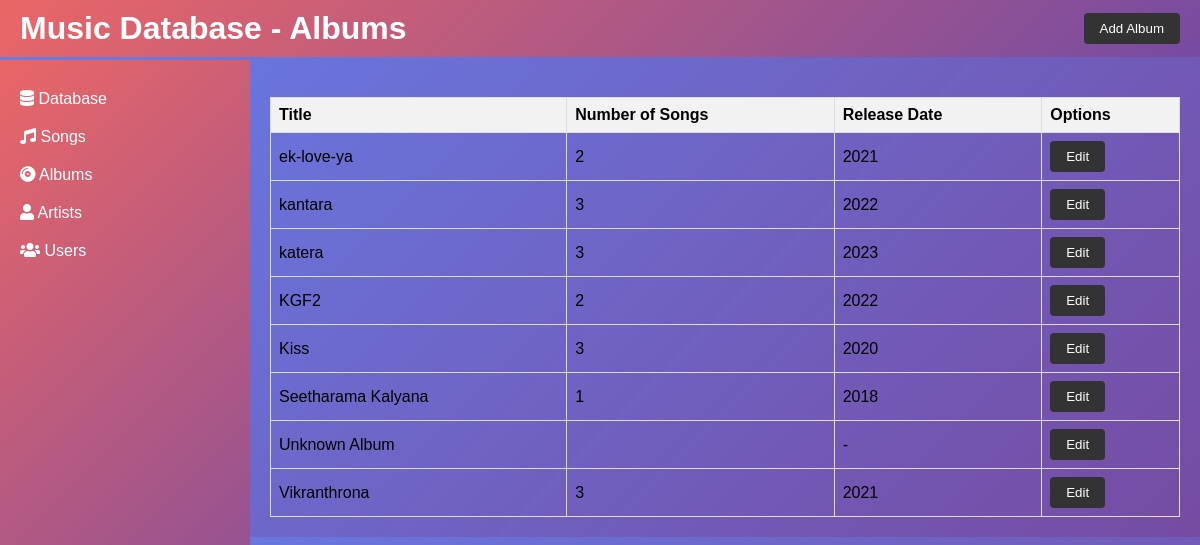
Screenshot of /admin_albums.php (signed in) with the database file from the repository.
### tables this page shows
CREATE TABLE `albums` (
  `Album` varchar(20) NOT NULL,
  `no_songs` int(11) DEFAULT NULL,
  `dates` varchar(10) DEFAULT NULL,
  `Album_cover` varchar(50) DEFAULT NULL
);

### admin_albums.php (the view, shortened to what this page needs)
<!DOCTYPE html>
<html lang="en">
<head>
<link rel="stylesheet" href="https://cdnjs.cloudflare.com/ajax/libs/font-awesome/5.15.4/css/all.min.css">
</head>
<body>
<div class="navbar">
    <h1>Music Database - Albums</h1>
    <a href="./admin_add_album.php"><button>Add Album</button></a>
</div>
<div class="sidebar" id="sidebar">
    <a href="./dashboard.php" class="active"><i class="fas fa-database"></i> Database</a>
    <a href="./admin_songs.php"><i class="fas fa-music"></i> Songs</a>
    <a href="./admin_albums.php"><i class="fas fa-compact-disc"></i> Albums</a>
    <a href="./admin_artists.php"><i class="fas fa-user"></i> Artists</a>
    <a href="./admin_users.php"><i class="fas fa-users"></i> Users</a>
  </div>
<div class="content">
    <table>
        <tr>
            <th>Title</th>
            <th>Number of Songs</th>
            <th>Release Date</th>
            <th>Options</th>
        </tr>
        <tr>
        <?php
        include "connection.php";
        $sql="SELECT * FROM albums;";
        $res=mysqli_query($conn, $sql);
        $num=mysqli_num_rows($res);
        for ($i=0; $i <$num ; $i++) {
          $row=mysqli_fetch_assoc($res);
        ?>
        <tr>
            <td><?php echo $row['Album'] ?></td>
            <td><?php echo $row['no_songs'] ?></td>
            <td><?php echo $row['dates'] ?></td>
            <td>
            <a href="./admin_edit_album.php?album=<?php echo $row['Album'] ?>"><button>Edit</button></a>
            </td>
        </tr>
        <?php
        }
        ?>
        </tr>
    </table>
</div>
</body>
</html>

### admin_albums.php (style rules this page uses)
body { margin: 0; overflow:scroll; padding: 0; justify-content:center; align-items: top; background: linear-gradient(135deg, #667eea, #764ba2); font-family: Arial, sans-serif; }
.navbar { background: linear-gradient(135deg, #ea6666, #764ba2); color: white; padding: 10px 20px; display: flex; justify-content: space-between; align-items: center; position: sticky; top:0px; }
.navbar h1 { margin: 0; }
.sidebar { position: fixed; left: 0; top: 60px; height: calc(100% - 60px); width: 250px; background: linear-gradient(135deg, #ea6666, #764ba2); padding-top: 20px; transition: all 0.3s; }
.sidebar a { display: block; color: white; padding: 10px 20px; text-decoration: none; transition: background 0.3s; }
.content { margin-left: 250px; padding: 20px; transition: all 0.3s; }
table { width: 100%; border-collapse: collapse; margin-top: 20px; }
table, th, td { border: 1px solid #ddd; padding: 8px; text-align: left; }
th { background-color: #f2f2f2; }
button { padding: 8px 16px; background-color: #333; color: white; border: none; border-radius: 4px; cursor: pointer; }

### rows the page displays
albums: Album "ek-love-ya", no_songs "2", dates "2021"
albums: Album "kantara", no_songs "3", dates "2022"
albums: Album "katera", no_songs "3", dates "2023"
albums: Album "KGF2", no_songs "2", dates "2022"
albums: Album "Kiss", no_songs "3", dates "2020"
albums: Album "Seetharama Kalyana", no_songs "1", dates "2018"
albums: Album "Unknown Album", dates "-"
albums: Album "Vikranthrona", no_songs "3", dates "2021"
